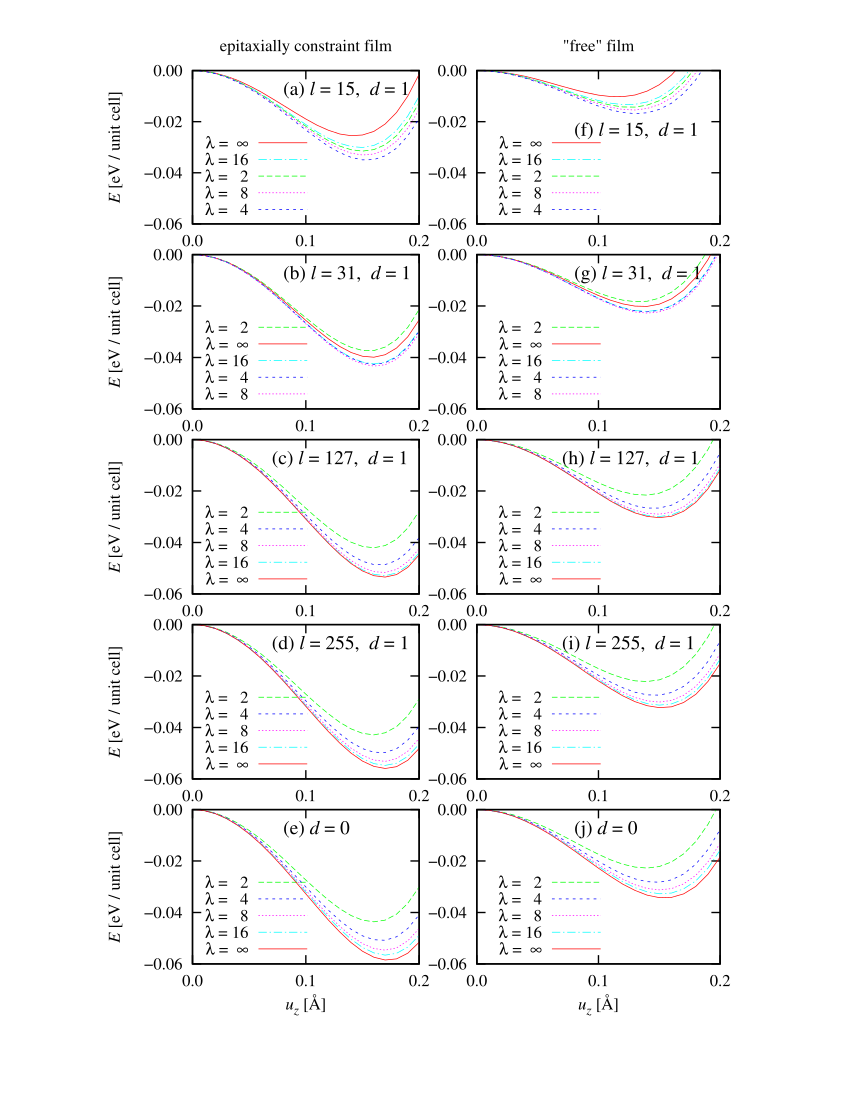

The script that saved this image:
#!/usr/bin/env gnuplot
# Time-stamp: <07/12/30 11:12:26 takeshi>
# Author: Takeshi NISHIMATSU
# ref_1: R. D. King-Smith and David Vanderbilt: PRB vol.49 p.5828 (1994)
##
set encoding iso_8859_1
#set grid
set bmargin 4
set xrange [0:0.20]
set xtics 0.1
set ytics 0.02
set format x "%.1f"
set format y "%.2f"

set key 0.11,-0.025
set yrange [-0.06:0.0]

set terminal postscript portrait enhanced dashed color 'Times-Roman' 12
set output  'all-potential-surface.ps'
set multiplot

set ylabel '{/Times-Italic E} [eV / unit cell]'
epitE0=0.024003715545

set size   0.5, 0.27
set title 'epitaxially constraint film'
set label 1  "(a) {/Times-Italic l} = 15,  {/Times-Italic d} = 1" at 0.08, -0.007 font "Times-Roman,14"
set origin 0.04, 0.74
set xlabel ''
plot \
     'epit-L015-D1-lambda000.dat' u 1:($3-epitE0) t '{/Symbol l} =  {/Symbol \245}' w l lt 1,\
     'epit-L015-D1-lambda016.dat' u 1:($3-epitE0) t '{/Symbol l} = 16'              w l lt 5,\
     'epit-L015-D1-lambda002.dat' u 1:($3-epitE0) t '{/Symbol l} =   2'             w l lt 2,\
     'epit-L015-D1-lambda008.dat' u 1:($3-epitE0) t '{/Symbol l} =   8'             w l lt 4,\
     'epit-L015-D1-lambda004.dat' u 1:($3-epitE0) t '{/Symbol l} =   4'             w l lt 3

set size   0.5, 0.241
set title ''
set label 1  "(b) {/Times-Italic l} = 31,  {/Times-Italic d} = 1" at 0.08, -0.007 font "Times-Roman,14"
set origin 0.04, 0.555
set xlabel ''
plot \
     'epit-L031-D1-lambda002.dat' u 1:($3-epitE0) t '{/Symbol l} =   2'             w l lt 2,\
     'epit-L031-D1-lambda000.dat' u 1:($3-epitE0) t '{/Symbol l} =  {/Symbol \245}' w l lt 1,\
     'epit-L031-D1-lambda016.dat' u 1:($3-epitE0) t '{/Symbol l} = 16'              w l lt 5,\
     'epit-L031-D1-lambda004.dat' u 1:($3-epitE0) t '{/Symbol l} =   4'             w l lt 3,\
     'epit-L031-D1-lambda008.dat' u 1:($3-epitE0) t '{/Symbol l} =   8'             w l lt 4

set label 1  "(c) {/Times-Italic l} = 127,  {/Times-Italic d} = 1" at 0.07, -0.007 font "Times-Roman,14"
set origin 0.04, 0.37
set xlabel ''
plot \
     'epit-L127-D1-lambda002.dat' u 1:($3-epitE0) t '{/Symbol l} =   2'             w l lt 2,\
     'epit-L127-D1-lambda004.dat' u 1:($3-epitE0) t '{/Symbol l} =   4'             w l lt 3,\
     'epit-L127-D1-lambda008.dat' u 1:($3-epitE0) t '{/Symbol l} =   8'             w l lt 4,\
     'epit-L127-D1-lambda016.dat' u 1:($3-epitE0) t '{/Symbol l} = 16'              w l lt 5,\
     'epit-L127-D1-lambda000.dat' u 1:($3-epitE0) t '{/Symbol l} =  {/Symbol \245}' w l lt 1
#    'epit-L127-D1-lambda016.dat' u 1:($3-epitE0) t '{/Symbol l} = 32'              w l lt 7,\

set label 1  "(d) {/Times-Italic l} = 255,  {/Times-Italic d} = 1" at 0.07, -0.007 font "Times-Roman,14"
set origin 0.04, 0.185
set xlabel ''
plot \
     'epit-L255-D1-lambda002.dat' u 1:($3-epitE0) t '{/Symbol l} =   2'             w l lt 2,\
     'epit-L255-D1-lambda004.dat' u 1:($3-epitE0) t '{/Symbol l} =   4'             w l lt 3,\
     'epit-L255-D1-lambda008.dat' u 1:($3-epitE0) t '{/Symbol l} =   8'             w l lt 4,\
     'epit-L255-D1-lambda016.dat' u 1:($3-epitE0) t '{/Symbol l} = 16'              w l lt 5,\
     'epit-L255-D1-lambda000.dat' u 1:($3-epitE0) t '{/Symbol l} =  {/Symbol \245}' w l lt 1

set label 1  "(e) {/Times-Italic d} = 0" at 0.08, -0.007 font "Times-Roman,14"
set origin 0.04, 0.0
set xlabel '{/Times-Italic u_z} [\305]'
plot \
     'epit-L016-D0-lambda002.dat' u 1:($3-epitE0) t '{/Symbol l} =   2'             w l lt 2,\
     'epit-L016-D0-lambda004.dat' u 1:($3-epitE0) t '{/Symbol l} =   4'             w l lt 3,\
     'epit-L016-D0-lambda008.dat' u 1:($3-epitE0) t '{/Symbol l} =   8'             w l lt 4,\
     'epit-L016-D0-lambda016.dat' u 1:($3-epitE0) t '{/Symbol l} = 16'              w l lt 5,\
     'epit-L016-D0-lambda000.dat' u 1:($3-epitE0) t '{/Symbol l} =  {/Symbol \245}' w l lt 1


#---------------------------------------------------------------------------------------------------
set ylabel ''
filmE0=-0.025324240381

set size   0.5, 0.27
set title '"free" film'
set label 1  "(f) {/Times-Italic l} = 15,  {/Times-Italic d} = 1" at 0.08, -0.023 font "Times-Roman,14"
set origin 0.47, 0.74
set xlabel ''
plot \
     'film-L015-D1-lambda000.dat' u 1:($3-filmE0) t '{/Symbol l} =  {/Symbol \245}' w l lt 1,\
     'film-L015-D1-lambda016.dat' u 1:($3-filmE0) t '{/Symbol l} = 16'              w l lt 5,\
     'film-L015-D1-lambda002.dat' u 1:($3-filmE0) t '{/Symbol l} =   2'             w l lt 2,\
     'film-L015-D1-lambda008.dat' u 1:($3-filmE0) t '{/Symbol l} =   8'             w l lt 4,\
     'film-L015-D1-lambda004.dat' u 1:($3-filmE0) t '{/Symbol l} =   4'             w l lt 3

set size   0.5, 0.241
set title ''
set label 1  "(g) {/Times-Italic l} = 31,  {/Times-Italic d} = 1" at 0.08, -0.007 font "Times-Roman,14"
set origin 0.47, 0.555
set xlabel ''
plot \
     'film-L031-D1-lambda002.dat' u 1:($3-filmE0) t '{/Symbol l} =   2'             w l lt 2,\
     'film-L031-D1-lambda000.dat' u 1:($3-filmE0) t '{/Symbol l} =  {/Symbol \245}' w l lt 1,\
     'film-L031-D1-lambda016.dat' u 1:($3-filmE0) t '{/Symbol l} = 16'              w l lt 5,\
     'film-L031-D1-lambda004.dat' u 1:($3-filmE0) t '{/Symbol l} =   4'             w l lt 3,\
     'film-L031-D1-lambda008.dat' u 1:($3-filmE0) t '{/Symbol l} =   8'             w l lt 4

set label 1  "(h) {/Times-Italic l} = 127,  {/Times-Italic d} = 1" at 0.07, -0.007 font "Times-Roman,14"
set origin 0.47, 0.37
set xlabel ''
plot \
     'film-L127-D1-lambda002.dat' u 1:($3-filmE0) t '{/Symbol l} =   2'             w l lt 2,\
     'film-L127-D1-lambda004.dat' u 1:($3-filmE0) t '{/Symbol l} =   4'             w l lt 3,\
     'film-L127-D1-lambda008.dat' u 1:($3-filmE0) t '{/Symbol l} =   8'             w l lt 4,\
     'film-L127-D1-lambda016.dat' u 1:($3-filmE0) t '{/Symbol l} = 16'              w l lt 5,\
     'film-L127-D1-lambda000.dat' u 1:($3-filmE0) t '{/Symbol l} =  {/Symbol \245}' w l lt 1
#    'film-L127-D1-lambda016.dat' u 1:($3-filmE0) t '{/Symbol l} = 32'              w l lt 7,\

set label 1  "(i) {/Times-Italic l} = 255,  {/Times-Italic d} = 1" at 0.07, -0.007 font "Times-Roman,14"
set origin 0.47, 0.185
set xlabel ''
plot \
     'film-L255-D1-lambda002.dat' u 1:($3-filmE0) t '{/Symbol l} =   2'             w l lt 2,\
     'film-L255-D1-lambda004.dat' u 1:($3-filmE0) t '{/Symbol l} =   4'             w l lt 3,\
     'film-L255-D1-lambda008.dat' u 1:($3-filmE0) t '{/Symbol l} =   8'             w l lt 4,\
     'film-L255-D1-lambda016.dat' u 1:($3-filmE0) t '{/Symbol l} = 16'              w l lt 5,\
     'film-L255-D1-lambda000.dat' u 1:($3-filmE0) t '{/Symbol l} =  {/Symbol \245}' w l lt 1

set label 1  "(j) {/Times-Italic d} = 0" at 0.08, -0.007 font "Times-Roman,14"
set origin 0.47, 0.0
set xlabel '{/Times-Italic u_z} [\305]'
plot \
     'film-L016-D0-lambda002.dat' u 1:($3-filmE0) t '{/Symbol l} =   2'             w l lt 2,\
     'film-L016-D0-lambda004.dat' u 1:($3-filmE0) t '{/Symbol l} =   4'             w l lt 3,\
     'film-L016-D0-lambda008.dat' u 1:($3-filmE0) t '{/Symbol l} =   8'             w l lt 4,\
     'film-L016-D0-lambda016.dat' u 1:($3-filmE0) t '{/Symbol l} = 16'              w l lt 5,\
     'film-L016-D0-lambda000.dat' u 1:($3-filmE0) t '{/Symbol l} =  {/Symbol \245}' w l lt 1

set nomultiplot
set output
!ps2pdf -sPAPERSIZE=letter all-potential-surface.ps > all-potential-surface.pdf

#Local variables:
#  compile-command: "gnuplot all-potential-surface.gp && kill -HUP `pgrep gv`"
#End:
